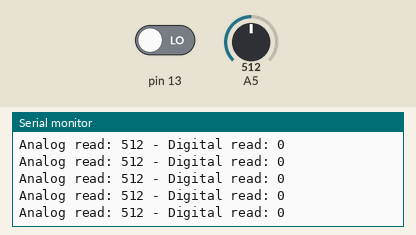
Bench run of a sketch on a simulated Arduino Uno, built with avr-gcc and run on an emulated ATmega328P. Shown: the last lines printed to the serial monitor. The test bench sets the inputs (shaded band); at power-on: A5 = 512, pin 13 LOW.

Above: at 2.7 s.
2.8 s: A5 set to 987
At 3.19 s:
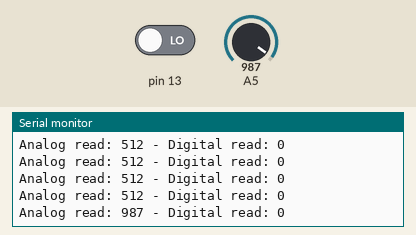
5.8 s: A5 set to 1011
At 5.95 s:
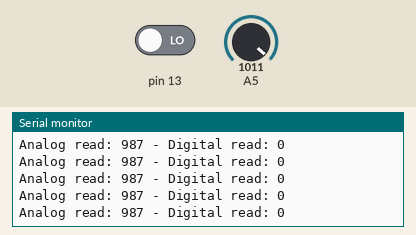
Timing chart, 0 to 8.8 s (numbered marks = the images above; inputs shaded):
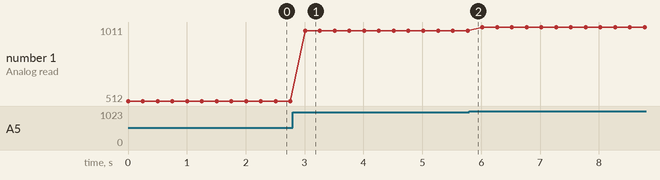

The sketch:

generic-sensor-read.ino
```cpp
/*
 * Programa bastante sencillo que armé para analizar rápidamente (plug n' play)
 * distintos sensores y reportar sus variaciones.
 */

void setup() {
  pinMode(13,INPUT);
  Serial.begin(9600);
}

void loop() {
  String analogText = "Analog read: ";
  String digitalText = " - Digital read: ";
  String message;
  message = analogText + analogRead(13);
  message += digitalText + digitalRead(13);
  Serial.println(message);
  delay(250);
}
```

Measured:
- after the input at 2.8 s, the serial monitor: prints a new line after 0.21 s (image 1)
- plotted number 1: 512 → 987 after the input at 2.8 s, 987 → 1011 after the input at 5.8 s
